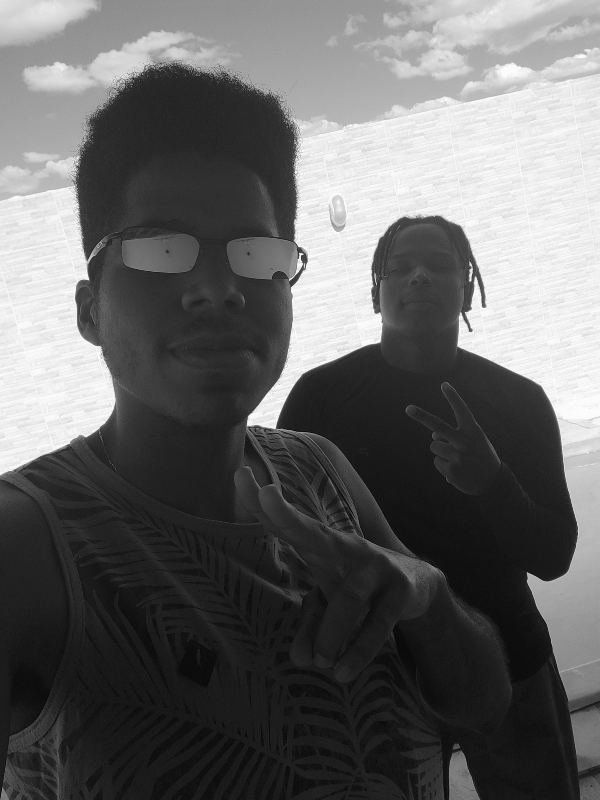
//> input picture PDI/4/Parceria.png, 600 x 800 px
$ ./homomorphic_filter Parceria.png   (built with g++ and OpenCV 4)
//> lines starting //> are read from the running program, lines starting //| are printed output that depends on the picture
#include <iostream>
#include <vector>
#include <opencv2/opencv.hpp>

void swapQuadrants(cv::Mat& image) {
  cv::Mat tmp, A, B, C, D;

  // se a imagem tiver tamanho impar, recorta a regiao para o maior
  // tamanho par possivel (-2 = 1111...1110)
  image = image(cv::Rect(0, 0, image.cols & -2, image.rows & -2));

  int centerX = image.cols / 2;
  int centerY = image.rows / 2;

  // rearranja os quadrantes da transformada de Fourier de forma que
  // a origem fique no centro da imagem
  // A B   ->  D C
  // C D       B A
  A = image(cv::Rect(0, 0, centerX, centerY));
  B = image(cv::Rect(centerX, 0, centerX, centerY));
  C = image(cv::Rect(0, centerY, centerX, centerY));
  D = image(cv::Rect(centerX, centerY, centerX, centerY));

  // swap quadrants (Top-Left with Bottom-Right)
  A.copyTo(tmp);
  D.copyTo(A);
  tmp.copyTo(D);

  // swap quadrant (Top-Right with Bottom-Left)
  C.copyTo(tmp);
  B.copyTo(C);
  tmp.copyTo(B);
}

void makeHomomorphicFilter(const cv::Mat &image, cv::Mat &filter){
  cv::Mat_<float> filter2D(image.rows, image.cols);
  int centerX = image.cols / 2;
  int centerY = image.rows / 2;
  float gh = 1.0, gl = 0.5, c = 2.0, D0 = 1.0;

  for (int i = 0; i < image.rows; i++) {
    for (int j = 0; j < image.cols; j++) {
    	float D = std::sqrt(std::pow(i - centerY, 2) + std::pow(j - centerX, 2));
        float H = (gh - gl) * (1 - std::exp(-c * (std::pow(D, 2) / (2 * std::pow(D0, 2))))) + gl;
        filter2D.at<float>(i, j) = H;
     }
   }
   // Normalize the filter to have a sum of 1
   cv::normalize(filter2D, filter2D, 0, 1, cv::NORM_MINMAX);

   cv::Mat planes[] = {cv::Mat_<float>(filter2D), cv::Mat::zeros(filter2D.size(), CV_32F)};
   cv::merge(planes, 2, filter);
}

int main(int argc, char** argv) {
  cv::Mat image, padded, complexImage;
  std::vector<cv::Mat> planos;

  image = imread(argv[1], cv::IMREAD_GRAYSCALE);
//> image is the input picture: 800 rows x 600 cols, CV_8UC1; min 3, max 253, mean 100.2
  if (image.empty()) {
    std::cout << "Erro abrindo imagem" << argv[1] << std::endl;
    return EXIT_FAILURE;
  }

  // expande a imagem de entrada para o melhor tamanho no qual a DFT pode ser
  // executada, preenchendo com zeros a lateral inferior direita.
  int dft_M = cv::getOptimalDFTSize(image.rows);
//> dft_M = 800
  int dft_N = cv::getOptimalDFTSize(image.cols);
//> dft_N = 600
  cv::copyMakeBorder(image, padded, 0, dft_M - image.rows, 0, dft_N - image.cols, cv::BORDER_CONSTANT, cv::Scalar::all(0));

  // prepara a matriz complexa para ser preenchida
  // primeiro a parte real, contendo a imagem de entrada
  planos.push_back(cv::Mat_<float>(padded));
  // depois a parte imaginaria com valores nulos
  planos.push_back(cv::Mat::zeros(padded.size(), CV_32F));
//> planos[1]: 800 rows x 600 cols, CV_32FC1; every value is 0

  // combina os planos em uma unica estrutura de dados complexa
  cv::merge(planos, complexImage);

  // calcula a DFT
  cv::dft(complexImage, complexImage);
  swapQuadrants(complexImage);

  // cria o filtro homomórfico e aplica a filtragem de frequencia
  cv::Mat filter;
  makeHomomorphicFilter(complexImage, filter);
  cv::mulSpectrums(complexImage, filter, complexImage, 0);

  // calcula a DFT inversa
  swapQuadrants(complexImage);
  cv::idft(complexImage, complexImage);

  // planos[0] : Re(DFT(image)
  // planos[1] : Im(DFT(image)
  cv::split(complexImage, planos);
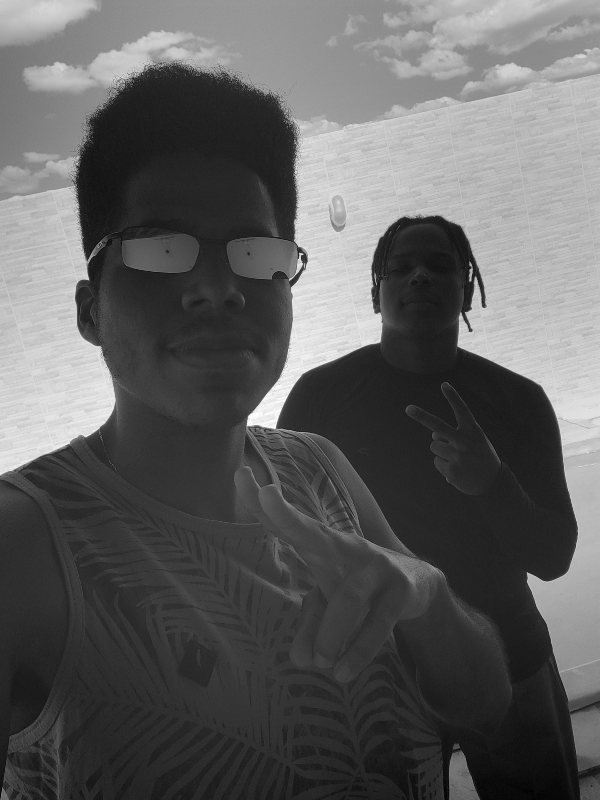
//> planos[0]: 800 rows x 600 cols, CV_32FC1; min -48030808, max 81530192, mean 0.1; drawn with min black and max white
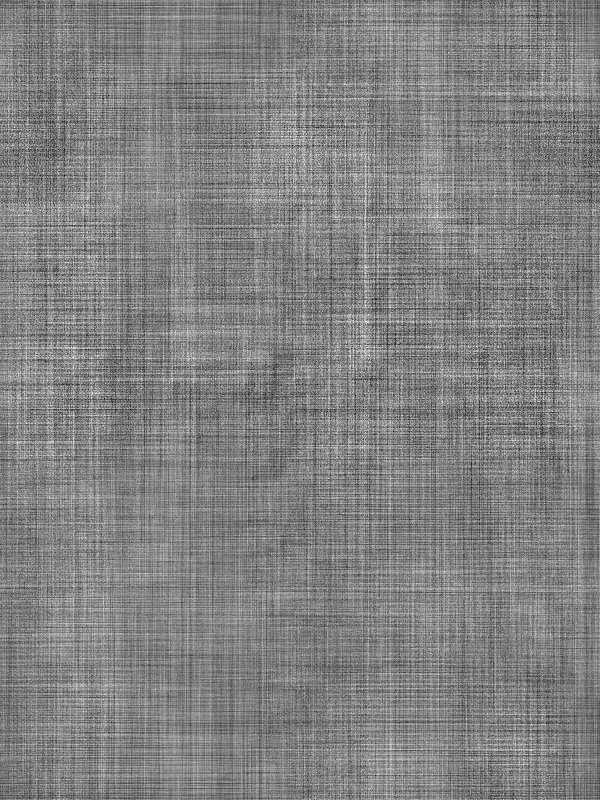
//> planos[1]: 800 rows x 600 cols, CV_32FC1; min -24.16, max 23.27, mean 0; drawn with min black and max white

  // recorta a imagem filtrada para o tamanho original
  // selecionando a regiao de interesse (roi)
  cv::Rect roi(0, 0, image.cols, image.rows);
//> roi = Rect(0, 0, 600, 800)
  cv::Mat result = planos[0](roi);

  // normaliza a parte real para exibicao
  cv::normalize(result, result, 0, 1, cv::NORM_MINMAX);

  cv::imshow("image", result);
  cv::imwrite("homomorphic-filter.png", result * 255);

  cv::waitKey();
  return EXIT_SUCCESS;
}
